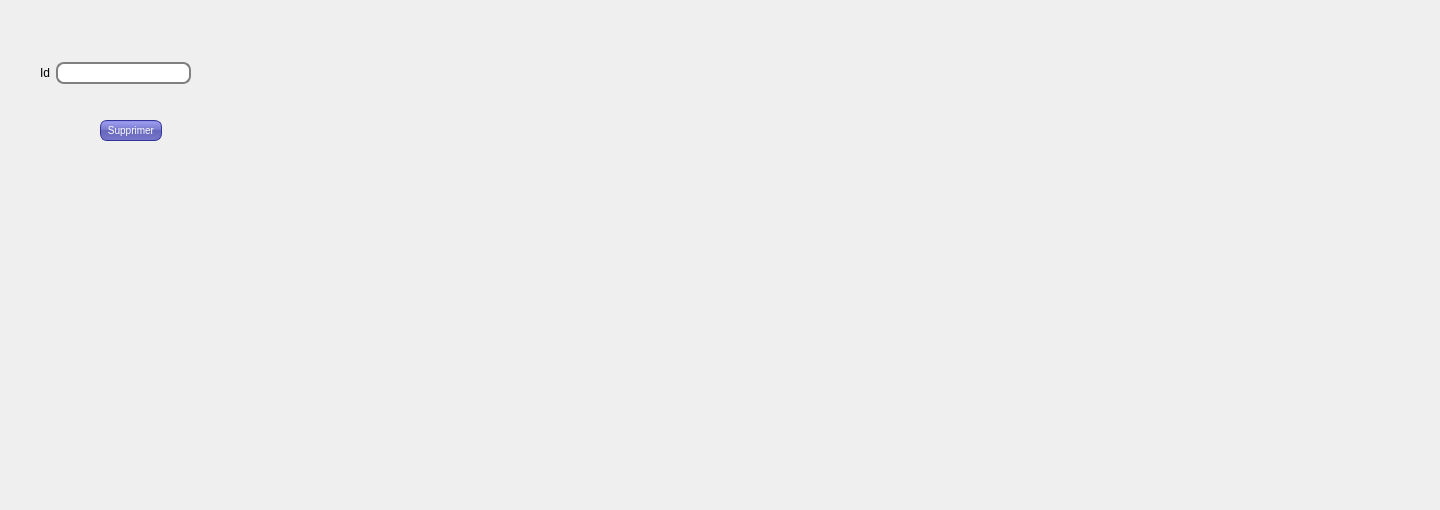
      <widget class="QWidget" name="tab_12">
       <attribute name="title">
        <string>Supprimer</string>
       </attribute>
       <widget class="QPushButton" name="pushButton_3">
        <property name="geometry">
         <rect>
          <x>100</x>
          <y>120</y>
          <width>62</width>
          <height>21</height>
         </rect>
        </property>
        <property name="styleSheet">
         <string notr="true">QPushButton {
color: white;
background-color: QLinearGradient( x1: 0, y1: 0, x2: 0, y2: 1, stop: 0 #88d, stop: 0.1 #99e, stop: 0.49 #77c, stop: 0.5 #66b, stop: 1 #77c);
border-width: 1px;
border-color: #339;
border-style: solid;
border-radius: 7;
padding: 3px;
font-size: 10px;
padding-left: 5px;
padding-right: 5px;
min-width: 50px;
max-width: 50px;
min-height: 13px;
max-height: 13px;
}</string>
        </property>
        <property name="text">
         <string>Supprimer</string>
        </property>
       </widget>
       <widget class="QLabel" name="label_pic_5">
        <property name="geometry">
         <rect>
          <x>250</x>
          <y>40</y>
          <width>301</width>
          <height>211</height>
         </rect>
        </property>
        <property name="text">
         <string/>
        </property>
       </widget>
       <widget class="QWidget" name="layoutWidget_2">
        <property name="geometry">
         <rect>
          <x>40</x>
          <y>60</y>
          <width>151</width>
          <height>26</height>
         </rect>
        </property>
        <layout class="QHBoxLayout" name="horizontalLayout_2">
         <item>
          <widget class="QLabel" name="label_30">
           <property name="text">
            <string>Id</string>
           </property>
          </widget>
         </item>
         <item>
          <widget class="QLineEdit" name="lineEdit_supp">
           <property name="styleSheet">
            <string notr="true">QLineEdit {
padding: 1px;
border-style: solid;
border: 2px solid gray;
border-radius: 8px;
}</string>
           </property>
          </widget>
         </item>
        </layout>
       </widget>
       <widget class="QLabel" name="arriere10">
        <property name="geometry">
         <rect>
          <x>0</x>
          <y>0</y>
          <width>1431</width>
          <height>501</height>
         </rect>
        </property>
        <property name="text">
         <string/>
        </property>
       </widget>
       <zorder>arriere10</zorder>
       <zorder>pushButton_3</zorder>
       <zorder>label_pic_5</zorder>
       <zorder>layoutWidget_2</zorder>
      </widget>
